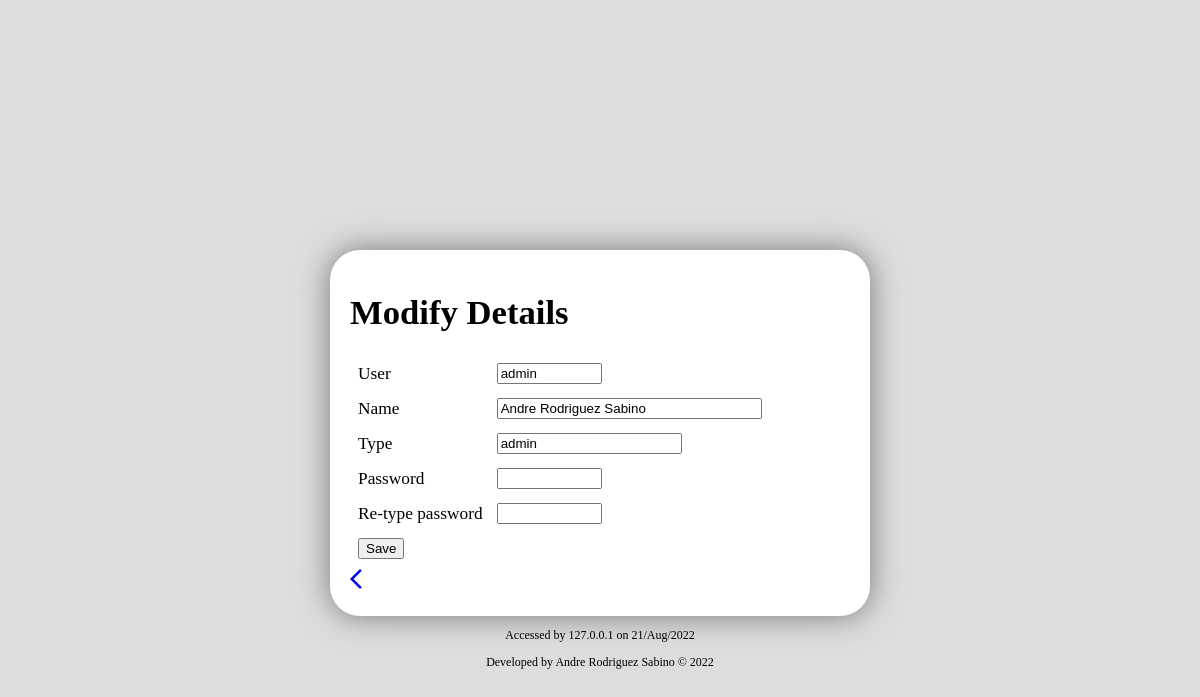
Page /edit-user.php (signed in) on the committed database.
### tables this page shows
CREATE TABLE `users_game` (
  `users` varchar(10) NOT NULL,
  `name_user` varchar(30) NOT NULL,
  `passwd` varchar(80) NOT NULL,
  `type_user` varchar(10) NOT NULL DEFAULT 'editor',
  PRIMARY KEY (`users`)
);

### edit-user-form.php (the view)
<?php
$q = "select users, name_user, passwd, type_user from users_game where users ='" . $_SESSION['user'] . "'";
$search = $data->query($q);
$rec = $search->fetch_object();
?>
<h1>Modify Details</h1>
<form action="edit-user.php" method="post">
    <table>
        <tr>
            <td>User
            <td><input type="text" name="user" id="user" size="10" maxlength="10" value="<?php echo $rec->users ?>" readonly>
        <tr>
            <td>Name
            <td><input type="text" name="name" id="name" size="30" maxlength="30" value="<?php echo $rec->name_user ?>">
        <tr>
            <td>Type
            <td><input type="text" name="type" id="type" readonly value="<?php echo $rec->type_user ?>">
        <tr>
            <td>Password
            <td><input type="password" name="password1" id="password1" size="10" maxlength="10">
        <tr>
            <td>Re-type password
            <td><input type="password" name="password2" id="password2" size="10" maxlength="10"><br>
        <tr>
            <td><input type="submit" value="Save">
    </table>
</form>

### style/style.css (style rules this page uses)
body { background-color: #ddd; font-family: Tahoma; }

### edit-user.php (style rules this page uses)
td { padding: 6px; }

### rows in the picture
users_game: user "admin", name "Andre Rodriguez Sabino", type "admin"

### other values in the picture
$_SERVER['REMOTE_ADDR'] "127.0.0.1"
